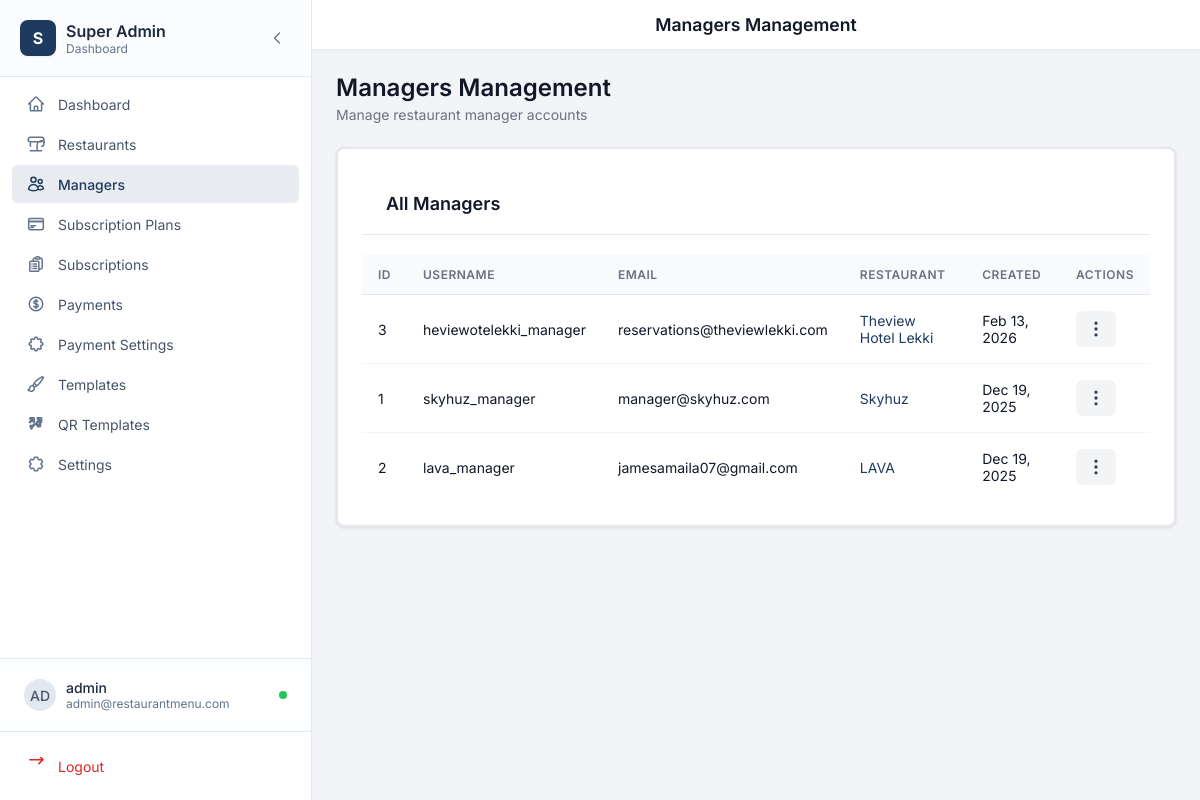
/admin/managers.php (signed in), run on the app's committed database.
### tables this page shows
CREATE TABLE `managers` (
  `id` int(11) NOT NULL,
  `username` varchar(100) NOT NULL,
  `email` varchar(255) NOT NULL,
  `password_hash` varchar(255) NOT NULL,
  `restaurant_id` int(11) NOT NULL,
  `created_at` timestamp NOT NULL DEFAULT current_timestamp(),
  `updated_at` timestamp NOT NULL DEFAULT current_timestamp() ON UPDATE current_timestamp()
);

CREATE TABLE `restaurants` (
  `id` int(11) NOT NULL,
  `name` varchar(255) NOT NULL,
  `slug` varchar(255) NOT NULL,
  `logo` varchar(255) DEFAULT NULL,
  `hero_image` varchar(255) DEFAULT NULL,
  `description` text DEFAULT NULL,
  `phone` varchar(50) DEFAULT NULL,
  `email` varchar(255) DEFAULT NULL,
  `address` text DEFAULT NULL,
  `website` varchar(255) DEFAULT NULL,
  `whatsapp_link` varchar(255) DEFAULT NULL,
  `instagram_url` varchar(255) DEFAULT NULL,
  `facebook_url` varchar(255) DEFAULT NULL,
  `twitter_url` varchar(255) DEFAULT NULL,
  `map_latitude` decimal(10,8) DEFAULT NULL,
  `map_longitude` decimal(11,8) DEFAULT NULL,
  `header_menu_items` text DEFAULT NULL,
  `footer_content` text DEFAULT NULL,
  `manager_email` varchar(255) DEFAULT NULL,
  `google_rating` decimal(3,1) DEFAULT 4.5,
  `rating_source` varchar(50) DEFAULT 'Google',
  `template_id` int(11) DEFAULT 1,
  `is_active` tinyint(1) DEFAULT 1,
  `available_items_count` int(11) DEFAULT 0,
  `unavailable_items_count` int(11) DEFAULT 0,
  `subscription_id` int(11) DEFAULT NULL,
  `created_at` timestamp NOT NULL DEFAULT current_timestamp(),
  `updated_at` timestamp NOT NULL DEFAULT current_timestamp() ON UPDATE current_timestamp()
);

### admin/managers.php (the view, shortened to what this page needs)
<?php
$pdo = getDBConnection();
$managers = [];
if ($pdo) {
    try {
        $stmt = $pdo->query("
            SELECT
                m.id,
                m.username,
                m.email,
                m.created_at,
                m.updated_at,
                r.id as restaurant_id,
                r.name as restaurant_name,
                r.slug as restaurant_slug
            FROM managers m
            LEFT JOIN restaurants r ON m.restaurant_id = r.id
            ORDER BY m.created_at DESC
        ");
        $managers = $stmt->fetchAll();
    } catch (PDOException $e) {
        $error = 'Error fetching managers: ' . $e->getMessage();
    }
}
$pageTitle = 'Managers Management';
include __DIR__ . '/../includes/admin-layout.php';
?>
<div class="page-header">
    <h1 class="page-title">Managers Management</h1>
    <p class="page-subtitle">Manage restaurant manager accounts</p>
</div>
<div class="card">
            <div class="card-header">
                <h2 class="card-title">All Managers</h2>
            </div>
            <?php if (empty($managers)): ?>
                <div style="text-align: center; padding: 60px 20px; color: var(--muted);">
                    <p style="margin-bottom: 12px;">No managers found.</p>
                    <p><a href="restaurants.php" style="color: var(--primary); text-decoration: none; font-weight: 500;">Create a restaurant to add managers</a></p>
                </div>
            <?php else: ?>
                <table class="table">
                    <thead>
                        <tr>
                            <th>ID</th>
                            <th>Username</th>
                            <th>Email</th>
                            <th>Restaurant</th>
                            <th>Created</th>
                            <th>Actions</th>
                        </tr>
                    </thead>
                    <tbody>
                        <?php foreach ($managers as $manager): ?>
                            <tr>
                                <td><?php echo $manager['id']; ?></td>
                                <td><?php echo htmlspecialchars($manager['username']); ?></td>
                                <td><?php echo htmlspecialchars($manager['email']); ?></td>
                                <td>
                                    <?php if ($manager['restaurant_name']): ?>
                                        <a href="restaurant-view.php?slug=<?php echo htmlspecialchars($manager['restaurant_slug']); ?>" style="color: var(--primary); text-decoration: none;">
                                            <?php echo htmlspecialchars($manager['restaurant_name']); ?>
                                        </a>
                                    <?php else: ?>
                                        <span style="color: var(--muted);">No restaurant</span>
                                    <?php endif; ?>
                                </td>
                                <td><?php echo $manager['created_at'] ? date('M j, Y', strtotime($manager['created_at'])) : 'N/A'; ?></td>
                                <td class="actions-cell">
                                    <button class="actions-btn" onclick="toggleDropdown(this)" title="Actions">
                                        <svg xmlns="http://www.w3.org/2000/svg" fill="none" viewBox="0 0 24 24" stroke="currentColor" width="20" height="20">
                                            <path stroke-linecap="round" stroke-linejoin="round" stroke-width="2" d="M12 5v.01M12 12v.01M12 19v.01M12 6a1 1 0 110-2 1 1 0 010 2zm0 7a1 1 0 110-2 1 1 0 010 2zm0 7a1 1 0 110-2 1 1 0 010 2z" />
                                        </svg>
                                    </button>
                                </td>
                            </tr>
                        <?php endforeach; ?>
                    </tbody>
                </table>
            <?php endif; ?>
        </div>
<?php include __DIR__ . '/../includes/admin-footer.php'; ?>

### includes/admin-layout.php (shortened to what this page needs)
<?php
$pageTitle = $pageTitle ?? 'Admin';
$showHeader = $showHeader ?? true;
?>
<!DOCTYPE html>
<html lang="en">
<head>
<link rel="stylesheet" href="<?php echo htmlspecialchars(defined('SITE_URL') ? SITE_URL . '/assets/css/admin.css' : '../assets/css/admin.css'); ?>">
</head>
<body>
<div class="app">
  <?php include __DIR__ . '/sidebar-admin.php'; ?>
  <div class="content">
    <?php if ($showHeader): ?>
    <div class="header">
      <div class="header-title"><?php echo htmlspecialchars($pageTitle); ?></div>
    </div>
    <?php endif; ?>
    <main>

### includes/sidebar-admin.php (shortened to what this page needs)
<?php
$currentPath = $_SERVER['REQUEST_URI'];
$userInfo = null;
if (isLoggedIn() && isSuperAdmin()) {
    $pdo = getDBConnection();
    if ($pdo) {
        $userId = getCurrentUserId();
        $stmt = $pdo->prepare("SELECT username, email FROM admins WHERE id = ?");
        $stmt->execute([$userId]);
        $userInfo = $stmt->fetch();
    }
}
$activeId = 'dashboard';
foreach ($navItems as $item) {
    if (strpos($currentPath, $item['href']) !== false) {
        $activeId = $item['id'];
        break;
    }
}
$username = $_SESSION['username'] ?? 'Admin';
$userEmail = $userInfo['email'] ?? '';
$userInitials = strtoupper(substr($username, 0, 2));
?>
<aside class="sidebar-modern" id="sidebar">
    <div class="sidebar-header-modern">
        <div class="sidebar-logo-wrapper">
            <div class="sidebar-logo">
                <div class="logo-icon-modern">S</div>
                <div class="logo-text">
                    <span class="logo-title">Super Admin</span>
                    <span class="logo-subtitle">Dashboard</span>
                </div>
            </div>
        </div>
        <button
            onclick="toggleCollapse()"
            class="collapse-btn-modern"
            aria-label="Collapse sidebar"
        >
            <svg xmlns="http://www.w3.org/2000/svg" fill="none" viewBox="0 0 24 24" stroke-width="2" stroke="currentColor" class="collapse-icon">
                <path stroke-linecap="round" stroke-linejoin="round" d="M15.75 19.5L8.25 12l7.5-7.5" />
            </svg>
        </button>
    </div>
    <nav class="sidebar-nav">
        <ul class="nav-list">
            <?php foreach ($navItems as $item): ?>
                <?php $isActive = $activeId === $item['id']; ?>
                <li>
                    <a
                        href="<?php echo htmlspecialchars($item['href']); ?>"
                        class="nav-item <?php echo $isActive ? 'active' : ''; ?>"
                        title="<?php echo htmlspecialchars($item['name']); ?>"
                    >
                        <div class="nav-icon-wrapper">
                            <svg xmlns="http://www.w3.org/2000/svg" fill="none" viewBox="0 0 24 24" stroke-width="2" stroke="currentColor" class="nav-icon">
                                <path stroke-linecap="round" stroke-linejoin="round" d="<?php echo htmlspecialchars($item['icon']); ?>" />
                            </svg>
                        </div>
                        <span class="nav-text"><?php echo htmlspecialchars($item['name']); ?></span>
                    </a>
                </li>
            <?php endforeach; ?>
        </ul>
    </nav>
    <div class="sidebar-footer-modern">
        <div class="sidebar-profile">
            <?php if (!isset($_COOKIE['sidebar_collapsed']) || $_COOKIE['sidebar_collapsed'] !== 'true'): ?>
                <div class="profile-card">
                    <div class="profile-avatar"><?php echo htmlspecialchars($userInitials); ?></div>
                    <div class="profile-info">
                        <p class="profile-name"><?php echo htmlspecialchars($username); ?></p>
                        <p class="profile-role"><?php echo htmlspecialchars($userEmail ?: 'Administrator'); ?></p>
                    </div>
                    <div class="profile-status" title="Online"></div>
                </div>
            <?php endif; ?>
        </div>
        <div class="sidebar-logout">
            <a
                href="/admin/logout.php"
                class="logout-btn"
                title="Logout"
            >
                <div class="nav-icon-wrapper">
                    <svg xmlns="http://www.w3.org/2000/svg" fill="none" viewBox="0 0 24 24" stroke-width="2" stroke="currentColor" class="nav-icon logout-icon">
                        <path stroke-linecap="round" stroke-linejoin="round" d="M15.75 9l5.5-5.5m0 0l-5.5-5.5m5.5 5.5H3.75" />
                    </svg>
                </div>
                <span class="nav-text">Logout</span>
            </a>
        </div>
    </div>
</aside>

### includes/admin-footer.php (shortened to what this page needs)
    </main>
  </div>
</div>
</body>
</html>

### assets/css/admin.css (style rules this page uses)
:root { --text-dark: #1F2937; --text-gray: #6B7280; --text-light: #9CA3AF; --bg-light: #F9FAFB; --border-light: #E5E7EB; --success-green: #059669; --success-bg: #D1FAE5; --error-red: #DC2626; --error-bg: #FEE2E2; --warning-bg: #F3F4F6; --warning-text: #4b5563; --chart-orange: #D97706; --chart-red: #B91C1C; --chart-brown: #92400E; --chart-yellow: #FDE68A; --chart-warm: #F59E0B; }
.card { background: white; border-radius: 16px; box-shadow: 0 1px 3px rgba(0, 0, 0, 0.1); border: 2px solid var(--border-light); padding: 24px; transition: all 0.3s; }
.card-header { display: flex; align-items: center; justify-content: space-between; margin-bottom: 20px; padding-bottom: 16px; border-bottom: 2px solid var(--border-light); }
.card-title { font-size: 20px; font-weight: 700; color: var(--text-dark); display: flex; align-items: center; gap: 12px; }
* { transition-property: color, background-color, border-color, transform, box-shadow; transition-duration: 0.2s; transition-timing-function: ease; }
.page-header { margin-bottom: 24px; }
.page-title { font-size: 1.5rem; font-weight: 600; color: var(--text-dark); margin: 0; }
.page-subtitle { color: var(--text-gray); font-size: 0.875rem; margin-top: 4px; }
.actions-cell { position: relative; }
.actions-btn { background: #f3f4f6; border: none; padding: 8px 10px; border-radius: 6px; cursor: pointer; font-size: 0.813rem; display: flex; align-items: center; justify-content: center; transition: background 0.2s; color: #374151; }

### admin/managers.php (style rules this page uses)
.page-header { margin-bottom: 24px; }
.page-title { font-size: 1.5rem; font-weight: 600; color: var(--text); margin: 0; }
.card { background: #fff; border-radius: 8px; box-shadow: 0 1px 3px rgba(0, 0, 0, 0.1); margin-bottom: 24px; }
.card-header { padding: 20px 24px; border-bottom: 1px solid #e5e7eb; }
.card-title { font-size: 1.125rem; font-weight: 600; color: #111827; margin: 0; }
.table { width: 100%; border-collapse: collapse; }
.table th { background: #f9fafb; padding: 12px 16px; text-align: left; font-size: 0.75rem; font-weight: 600; color: #6b7280; text-transform: uppercase; letter-spacing: 0.5px; border-bottom: 1px solid #e5e7eb; }
.table td { padding: 16px; border-bottom: 1px solid #f3f4f6; vertical-align: middle; font-size: 0.875rem; }
.table tr:last-child td { border-bottom: none; }

### data on the page
managers: id "3", username "heviewotelekki_manager", email "reservations@theviewlekki.com", restaurant.name "Theview Hotel Lekki", created_at "Feb 13, 2026"
managers: id "1", username "skyhuz_manager", email "manager@skyhuz.com", restaurant.name "Skyhuz", created_at "Dec 19, 2025"
managers: id "2", username "lava_manager", email "jamesamaila07@gmail.com", restaurant.name "LAVA", created_at "Dec 19, 2025"

### other printed values
$item['name'] "Dashboard"
$item['name'] "Restaurants"
$item['name'] "Managers"
$item['name'] "Subscription Plans"
$item['name'] "Subscriptions"
$item['name'] "Payments"
$item['name'] "Payment Settings"
$item['name'] "Templates"
$item['name'] "QR Templates"
$item['name'] "Settings"
$userInitials "AD"
$username "admin"
$userEmail ?: 'Administrator' "admin@restaurantmenu.com"
$pageTitle "Managers Management"
